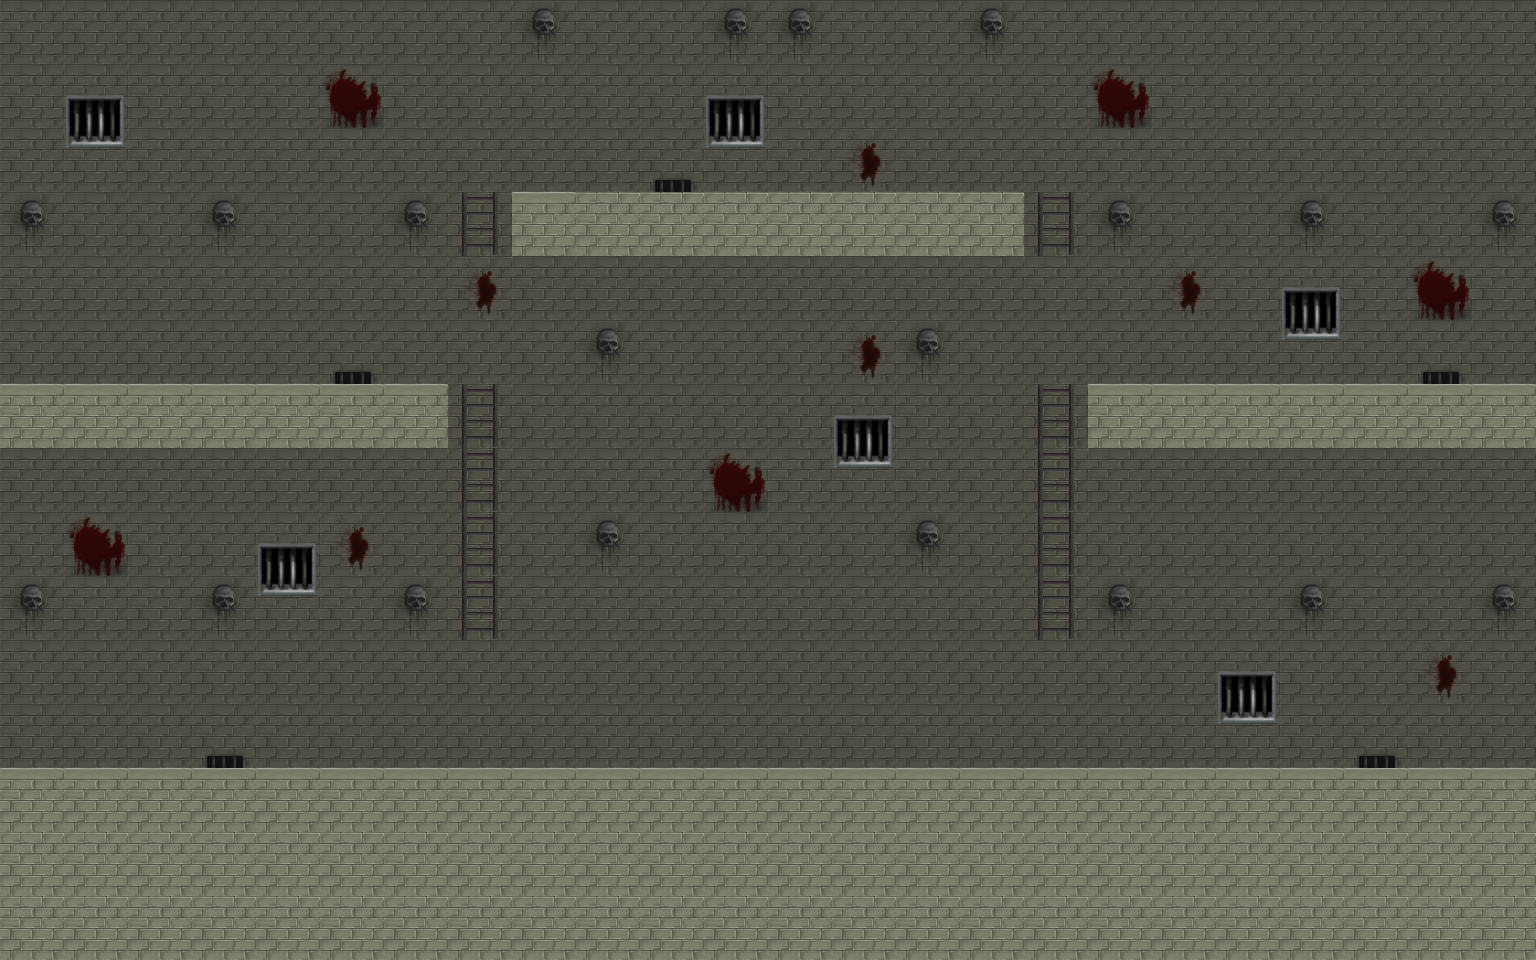

A 2D game scene composited from a Tiled map and its tileset images. What follows is a short description and the map's XML, with every tile layer's data as written:
An orthogonal 24x15 tile map with 64x64 px tiles, 4 tile layers (background, floors, stairs, wall paper), 4 tilesets and 6 objects.

<map version="1.0" orientation="orthogonal" renderorder="right-down" width="24" height="15" tilewidth="64" tileheight="64" nextobjectid="9">
 <tileset firstgid="1" name="grunge_tile" tilewidth="64" tileheight="64" tilecount="35" columns="7">
  <image source="grunge_tile.png" width="448" height="320" />
 </tileset>
 <tileset firstgid="36" name="tiled" tilewidth="64" tileheight="64" tilecount="256" columns="16">
  <image source="tiled.png" width="1024" height="1024" />
 </tileset>
 <tileset firstgid="292" name="castledoors" tilewidth="128" tileheight="192" tilecount="1" columns="1">
  <image source="castledoors.png" width="128" height="192" />
 </tileset>
 <tileset firstgid="293" name="baddie" tilewidth="64" tileheight="64" tilecount="4" columns="4">
  <image source="baddie.png" width="256" height="64" />
 </tileset>
 <layer name="background" width="24" height="15">
  <data encoding="csv">
2,2,2,2,2,2,2,2,2,2,2,2,2,2,2,2,2,2,2,2,2,2,2,2,
2,2,2,2,2,2,2,2,2,2,2,2,2,2,2,2,2,2,2,2,2,2,2,2,
2,2,2,2,2,2,2,2,2,2,2,2,2,2,2,2,2,2,2,2,2,2,2,2,
2,2,2,2,2,2,2,2,2,2,2,2,2,2,2,2,2,2,2,2,2,2,2,2,
2,2,2,2,2,2,2,2,2,2,2,2,2,2,2,2,2,2,2,2,2,2,2,2,
2,2,2,2,2,2,2,2,2,2,2,2,2,2,2,2,2,2,2,2,2,2,2,2,
2,2,2,2,2,2,2,2,2,2,2,2,2,2,2,2,2,2,2,2,2,2,2,2,
2,2,2,2,2,2,2,2,2,2,2,2,2,2,2,2,2,2,2,2,2,2,2,2,
2,2,2,2,2,2,2,2,2,2,2,2,2,2,2,2,2,2,2,2,2,2,2,2,
2,2,2,2,2,2,2,2,2,2,2,2,2,2,2,2,2,2,2,2,2,2,2,2,
2,2,2,2,2,2,2,2,2,2,2,2,2,2,2,2,2,2,2,2,2,2,2,2,
2,2,2,2,2,2,2,2,2,2,2,2,2,2,2,2,2,2,2,2,2,2,2,2,
2,2,2,2,2,2,2,2,2,2,2,2,2,2,2,2,2,2,2,2,2,2,2,2,
2,2,2,2,2,2,2,2,2,2,2,2,2,2,2,2,2,2,2,2,2,2,2,2,
2,2,2,2,2,2,2,2,2,2,2,2,2,2,2,2,2,2,2,2,2,2,2,2
</data>
 </layer>
 <layer name="floors" width="24" height="15">
  <data encoding="csv">
0,0,0,0,0,0,0,0,0,0,0,0,0,0,0,0,0,0,0,0,0,0,0,0,
0,0,0,0,0,0,0,0,0,0,0,0,0,0,0,0,0,0,0,0,0,0,0,0,
0,0,0,0,0,0,0,0,0,0,0,0,0,0,0,0,0,0,0,0,0,0,0,0,
0,0,0,0,0,0,0,0,8,1,1,1,1,1,1,1,0,0,0,0,0,0,0,0,
0,0,0,0,0,0,0,0,0,0,0,0,0,0,0,0,0,0,0,0,0,0,0,0,
0,0,0,0,0,0,0,0,0,0,0,0,0,0,0,0,0,0,0,0,0,0,0,0,
8,8,8,8,8,8,8,0,0,0,0,0,0,0,0,0,0,8,8,8,8,8,8,8,
0,0,0,0,0,0,0,0,0,0,0,0,0,0,0,0,0,0,0,0,0,0,0,0,
0,0,0,0,0,0,0,0,0,0,0,0,0,0,0,0,0,0,0,0,0,0,0,0,
0,0,0,0,0,0,0,0,0,0,0,0,0,0,0,0,0,0,0,0,0,0,0,0,
0,0,0,0,0,0,0,0,0,0,0,0,0,0,0,0,0,0,0,0,0,0,0,0,
0,0,0,0,0,0,0,0,0,0,0,0,0,0,0,0,0,0,0,0,0,0,0,0,
8,8,8,8,8,8,8,8,8,8,8,8,8,8,8,8,8,8,8,8,8,8,8,8,
1,1,1,1,1,1,1,1,1,1,1,1,1,1,1,1,1,1,1,1,1,1,1,1,
1,1,1,1,1,1,1,1,1,1,1,1,1,1,1,1,1,1,1,1,1,1,1,1
</data>
 </layer>
 <layer name="stairs" width="24" height="15">
  <data encoding="csv">
0,0,0,0,0,0,0,0,0,0,0,0,0,0,0,0,0,0,0,0,0,0,0,0,
0,0,0,0,0,0,0,0,0,0,0,0,0,0,0,0,0,0,0,0,0,0,0,0,
0,0,0,0,0,0,0,0,0,0,0,0,0,0,0,0,0,0,0,0,0,0,0,0,
0,0,0,0,0,0,0,19,0,0,0,0,0,0,0,0,19,0,0,0,0,0,0,0,
0,0,0,0,0,0,0,0,0,0,0,0,0,0,0,0,0,0,0,0,0,0,0,0,
0,0,0,0,0,0,0,0,0,0,0,0,0,0,0,0,0,0,0,0,0,0,0,0,
0,0,0,0,0,0,0,19,0,0,0,0,0,0,0,0,19,0,0,0,0,0,0,0,
0,0,0,0,0,0,0,19,0,0,0,0,0,0,0,0,19,0,0,0,0,0,0,0,
0,0,0,0,0,0,0,19,0,0,0,0,0,0,0,0,19,0,0,0,0,0,0,0,
0,0,0,0,0,0,0,19,0,0,0,0,0,0,0,0,19,0,0,0,0,0,0,0,
0,0,0,0,0,0,0,0,0,0,0,0,0,0,0,0,0,0,0,0,0,0,0,0,
0,0,0,0,0,0,0,0,0,0,0,0,0,0,0,0,0,0,0,0,0,0,0,0,
0,0,0,0,0,0,0,0,0,0,0,0,0,0,0,0,0,0,0,0,0,0,0,0,
0,0,0,0,0,0,0,0,0,0,0,0,0,0,0,0,0,0,0,0,0,0,0,0,
0,0,0,0,0,0,0,0,0,0,0,0,0,0,0,0,0,0,0,0,0,0,0,0
</data>
 </layer>
 <layer name="wall paper" width="24" height="15">
  <data encoding="csv">
0,0,0,0,0,0,0,0,10,0,0,10,10,0,0,10,0,0,0,0,0,0,0,0,
0,123,0,0,0,11,0,0,0,0,0,123,0,0,0,0,0,11,0,0,0,0,0,0,
0,139,0,0,0,0,0,0,0,0,22,139,0,9,0,0,0,0,0,0,0,0,0,0,
10,0,0,10,0,0,10,0,0,0,0,0,0,0,0,0,0,10,0,0,10,0,0,10,
0,0,0,0,0,0,0,9,0,0,0,0,0,0,0,0,0,0,9,0,123,0,11,0,
0,0,0,0,0,22,0,0,0,10,0,0,0,9,10,0,0,0,0,0,139,0,22,0,
0,0,0,0,0,0,0,0,0,0,0,0,0,123,0,0,0,0,0,0,0,0,0,0,
0,0,0,0,0,0,0,0,0,0,0,11,0,139,0,0,0,0,0,0,0,0,0,0,
0,11,0,0,123,9,0,0,0,10,0,0,0,0,10,0,0,0,0,0,0,0,0,0,
10,0,0,10,139,0,10,0,0,0,0,0,0,0,0,0,0,10,0,0,10,0,0,10,
0,0,0,0,0,0,0,0,0,0,0,0,0,0,0,0,0,0,0,123,0,0,9,0,
0,0,0,22,0,0,0,0,0,0,0,0,0,0,0,0,0,0,0,139,0,22,0,0,
0,0,0,0,0,0,0,0,0,0,0,0,0,0,0,0,0,0,0,0,0,0,0,0,
0,0,0,0,0,0,0,0,0,0,0,0,0,0,0,0,0,0,0,0,0,0,0,0,
0,0,0,0,0,0,0,0,0,0,0,0,0,0,0,0,0,0,0,0,0,0,0,0
</data>
 </layer>
 <objectgroup name="doors">
  <object id="1" gid="292" x="704.022" y="768" width="128" height="192">
   <properties>
    <property name="id" value="enter" />
    <property name="sprite" value="castledoors" />
    <property name="type" value="door" />
   </properties>
  </object>
 </objectgroup>
 <objectgroup name="enemies">
  <object id="3" gid="294" x="256" y="384" width="64" height="64">
   <properties>
    <property name="type" value="enemy" />
   </properties>
  </object>
  <object id="4" gid="294" x="769.333" y="188" width="64" height="64">
   <properties>
    <property name="type" value="enemy" />
   </properties>
  </object>
  <object id="5" gid="294" x="1145.33" y="370.667" width="64" height="64">
   <properties>
    <property name="type" value="enemy" />
   </properties>
  </object>
  <object id="7" gid="294" x="1286.67" y="753.333" width="64" height="64">
   <properties>
    <property name="type" value="enemy" />
   </properties>
  </object>
  <object id="8" gid="294" x="238.667" y="760" width="64" height="64">
   <properties>
    <property name="type" value="enemy" />
   </properties>
  </object>
 </objectgroup>
</map>
